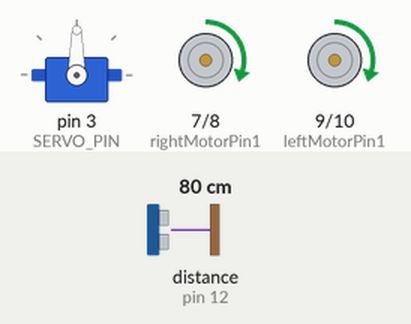
Recording of a sketch running on a simulated Arduino Uno, built with avr-gcc and run on an emulated ATmega328P. On the bench: servo, motor-driver pin pairs drawn as motors (green arrow = first pin HIGH = forward, orange = second pin HIGH = backward, longer = more drive, scaled by the enable pin). The test bench sets the inputs (shaded band); at power-on: distance to the obstacle (sensor on pin 12) 80 cm. The echo pulse lasts 58.3 µs per cm.

Above: at 1.2 s.
1.3 s: distance to the obstacle (sensor on pin 12) set to 31 cm
2.8 s: distance to the obstacle (sensor on pin 12) set to 26 cm
At 3.2 s:
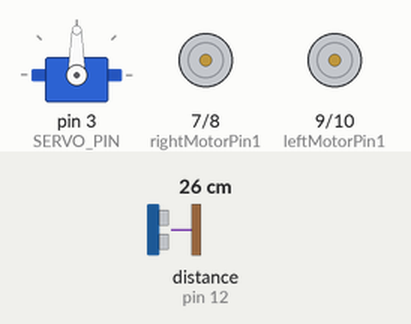
5.8 s: distance to the obstacle (sensor on pin 12) set to 35 cm
At 6.2 s:
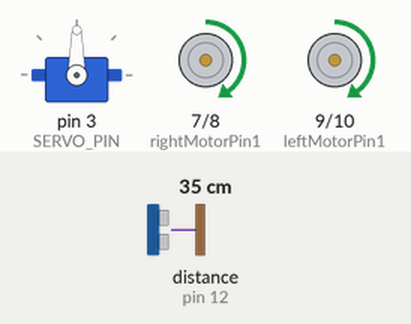
7.4 s: distance to the obstacle (sensor on pin 12) set to 2 cm
At 9.0 s:
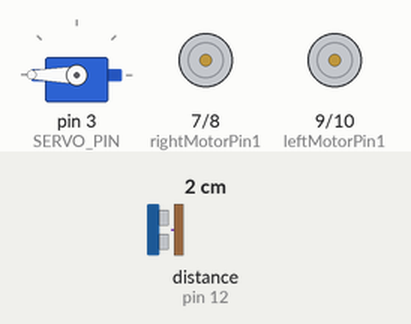
Timing chart, 0 to 11.4 s (numbered marks = the images above; inputs shaded):
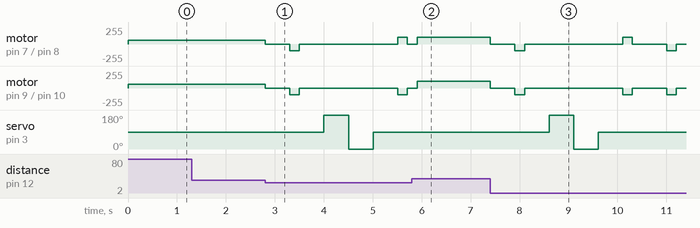

The sketch:

SmartPatrolBot.ino
```cpp
#include <Servo.h>
#include <NewPing.h>
#include <SoftwareSerial.h>

#define SERVO_PIN 3
#define ULTRASONIC_SENSOR_TRIG 11
#define ULTRASONIC_SENSOR_ECHO 12
#define MAX_REGULAR_MOTOR_SPEED 60
#define MAX_MOTOR_ADJUST_SPEED 100
#define DISTANCE_TO_CHECK 30

int enableRightMotor = 5;
int rightMotorPin1 = 7;
int rightMotorPin2 = 8;

int enableLeftMotor = 6;
int leftMotorPin1 = 9;
int leftMotorPin2 = 10;

SoftwareSerial BTSerial(2, 3);
SoftwareSerial GPSSerial(4, 5);

#define MIN_LAT 17.439930
#define MAX_LAT 18.697807
#define MIN_LON 78.498276
#define MAX_LON 80.839473

NewPing mySensor(ULTRASONIC_SENSOR_TRIG, ULTRASONIC_SENSOR_ECHO, 400);
Servo myServo;
bool isStopped = false;

void setup()
{
  pinMode(enableRightMotor, OUTPUT);
  pinMode(rightMotorPin1, OUTPUT);
  pinMode(rightMotorPin2, OUTPUT);
  pinMode(enableLeftMotor, OUTPUT);
  pinMode(leftMotorPin1, OUTPUT);
  pinMode(leftMotorPin2, OUTPUT);

  myServo.attach(SERVO_PIN);
  myServo.write(90);

  BTSerial.begin(9600);
  GPSSerial.begin(9600);

  rotateMotor(0, 0);
}

void loop()
{
  checkBluetooth();
  checkGPS();

  if (!isStopped)
  {
    int distance = mySensor.ping_cm();

    if (distance > 0 && distance < DISTANCE_TO_CHECK)
    {
      stopAndNavigate();
    }
    else
    {
      rotateMotor(MAX_REGULAR_MOTOR_SPEED, MAX_REGULAR_MOTOR_SPEED);
    }
  }
}

void stopAndNavigate()
{
  rotateMotor(0, 0);
  delay(500);

  rotateMotor(-MAX_MOTOR_ADJUST_SPEED, -MAX_MOTOR_ADJUST_SPEED);
  delay(200);

  rotateMotor(0, 0);
  delay(500);

  myServo.write(180);
  delay(500);
  int distanceLeft = mySensor.ping_cm();

  myServo.write(0);
  delay(500);
  int distanceRight = mySensor.ping_cm();

  myServo.write(90);
  delay(500);

  if (distanceLeft == 0)
  {
    rotateMotor(MAX_MOTOR_ADJUST_SPEED, -MAX_MOTOR_ADJUST_SPEED);
    delay(200);
  }
  else if (distanceRight == 0)
  {
    rotateMotor(-MAX_MOTOR_ADJUST_SPEED, MAX_MOTOR_ADJUST_SPEED);
    delay(200);
  }
  else if (distanceLeft >= distanceRight)
  {
    rotateMotor(MAX_MOTOR_ADJUST_SPEED, -MAX_MOTOR_ADJUST_SPEED);
    delay(200);
  }
  else
  {
    rotateMotor(-MAX_MOTOR_ADJUST_SPEED, MAX_MOTOR_ADJUST_SPEED);
    delay(200);
  }
  rotateMotor(0, 0);
  delay(200);
}

void rotateMotor(int rightMotorSpeed, int leftMotorSpeed)
{
  if (rightMotorSpeed < 0)
  {
    digitalWrite(rightMotorPin1, LOW);
    digitalWrite(rightMotorPin2, HIGH);
  }
  else
  {
    digitalWrite(rightMotorPin1, HIGH);
    digitalWrite(rightMotorPin2, LOW);
  }

  if (leftMotorSpeed < 0)
  {
    digitalWrite(leftMotorPin1, LOW);
    digitalWrite(leftMotorPin2, HIGH);
  }
  else
  {
    digitalWrite(leftMotorPin1, HIGH);
    digitalWrite(leftMotorPin2, LOW);
  }

  analogWrite(enableRightMotor, abs(rightMotorSpeed));
  analogWrite(enableLeftMotor, abs(leftMotorSpeed));
}

void checkBluetooth()
{
  if (BTSerial.available())
  {
    String command = BTSerial.readStringUntil('\n');
    command.trim();

    if (command == "DANGEROUS")
    {
      rotateMotor(0, 0);
      isStopped = true;
    }
    else if (command == "NORMAL")
    {
      isStopped = false;
    }
  }
}

void checkGPS()
{
  while (GPSSerial.available())
  {
    String gpsData = GPSSerial.readStringUntil('\n');
    float latitude = extractLatitude(gpsData);
    float longitude = extractLongitude(gpsData);

    if ((latitude < MIN_LAT || latitude > MAX_LAT) || (longitude < MIN_LON || longitude > MAX_LON))
    {
      rotateMotor(0, 0);
      isStopped = true;
    }
    else if (isStopped)
    {
      isStopped = false;
    }
  }
}

float extractLatitude(String data)
{
  int index = data.indexOf("LAT:");
  if (index != -1)
  {
    return data.substring(index + 4, data.indexOf(",", index)).toFloat();
  }
  return 0.0;
}

float extractLongitude(String data)
{
  int index = data.indexOf("LON:");
  if (index != -1)
  {
    return data.substring(index + 4, data.indexOf(",", index)).toFloat();
  }
  return 0.0;
}
```

Measured:
- the behaviour switches between 30 and 29 cm on distance to the obstacle (sensor on pin 12) (found by bisection; images 0 and 1)
- after the input at 1.3 s, every drawn part: stays the same
- after the input at 5.8 s, servo on pin 3 (SERVO_PIN): stays 90° (without the input it goes to 180° after 1.3 s)
